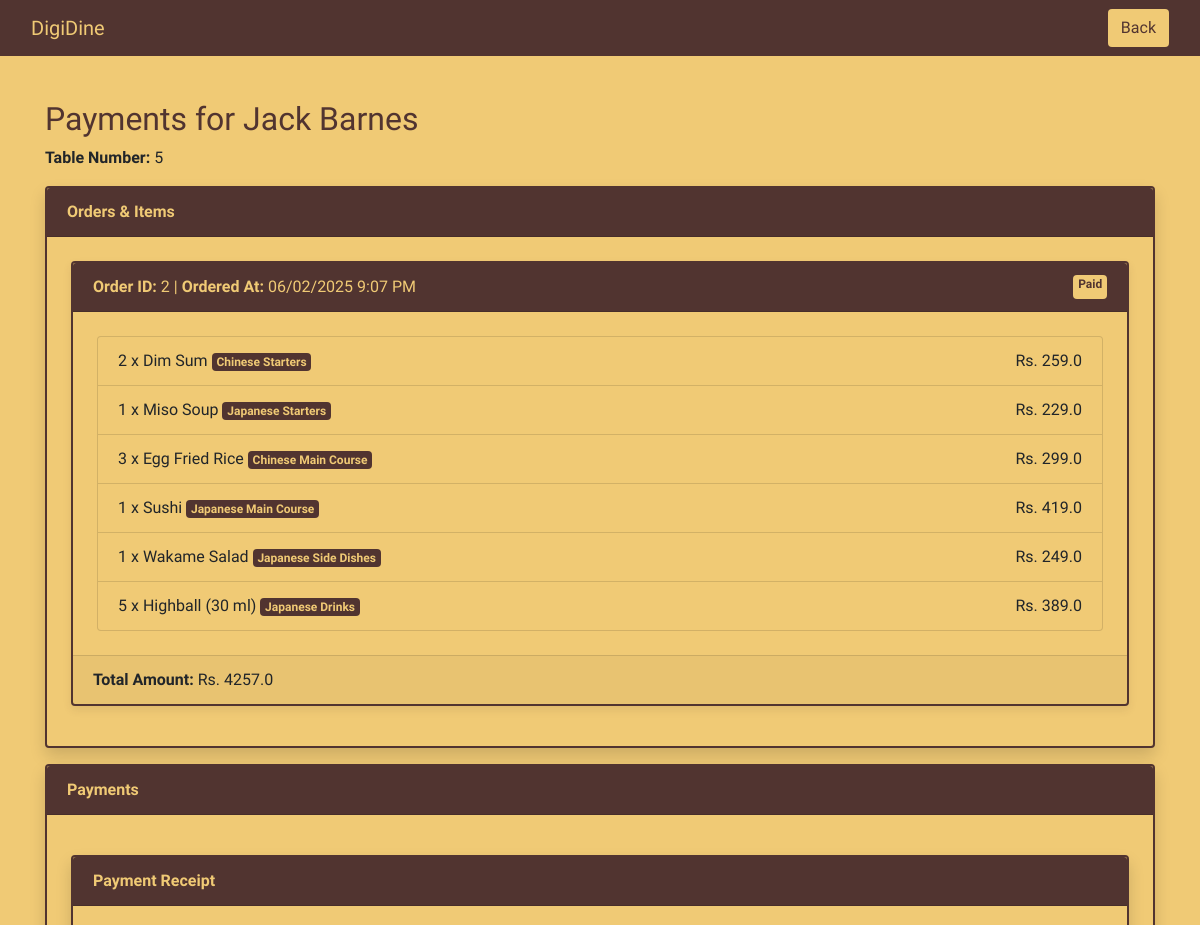
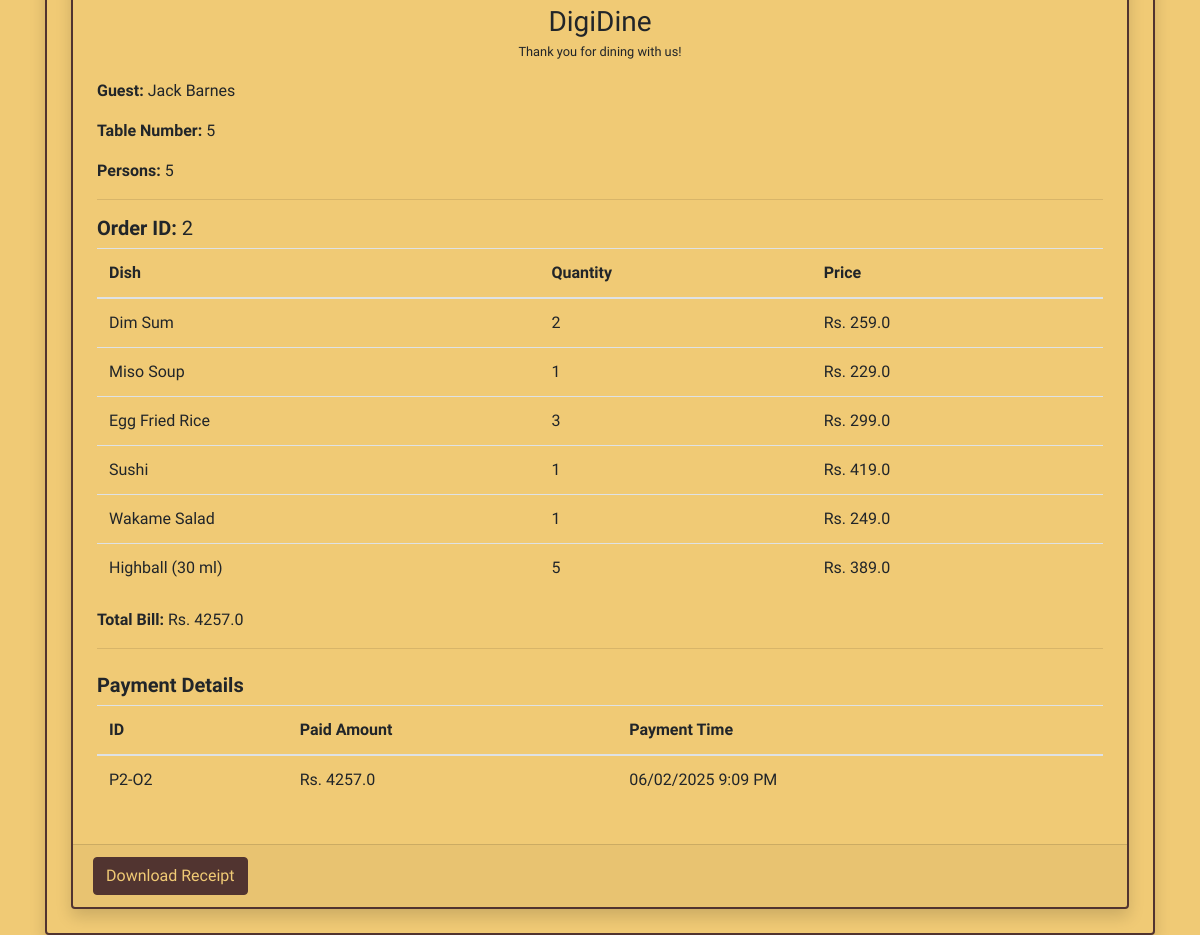
Screenshot of /payments/2/ with the database file from the repository (2 pictures, top to bottom).
### home/models.py (models this page shows, shortened)
class Customer(models.Model):
    name = models.CharField(max_length=100)
    table_number = models.IntegerField()
    persons = models.IntegerField()

class Order(models.Model):
    dishes = models.ManyToManyField(Dish, through='OrderItem')
    order_time = models.DateTimeField(auto_now_add=True)
    customer_id = models.ForeignKey(Customer, on_delete=models.CASCADE)

class OrderItem(models.Model):
    order = models.ForeignKey(Order, on_delete=models.CASCADE)
    dish = models.ForeignKey(Dish, on_delete=models.CASCADE)
    quantity = models.PositiveIntegerField()
    is_done = models.BooleanField(default=False)

class Dish(models.Model):
    name = models.CharField(max_length=100)
    image = models.ImageField(upload_to='media/')
    description = models.TextField()
    price = models.FloatField()
    cuisine = models.ForeignKey(Cuisine, on_delete=models.CASCADE)
    avaibility = models.BooleanField(default=True)
    cooking_time = models.CharField(max_length=100, default='10 min')

class Cuisine(models.Model):
    name = models.CharField(max_length=100)
    chefs = models.ForeignKey(Chef, on_delete=models.CASCADE)

class Payment(models.Model):
    order = models.ForeignKey(Order, on_delete=models.CASCADE)
    amount = models.FloatField()
    payment_time = models.DateTimeField(auto_now_add=True)

### home/views.py (the view)
# urls.py: path('payments/<int:customer_id>/', views.customer_payments, name='customer_payments'),
def customer_payments(request, customer_id):
    customer = Customer.objects.get(pk=customer_id)
    orders = Order.objects.filter(customer_id=customer).order_by('-order_time')
    payments = Payment.objects.filter(order__customer_id=customer)
    paid_order_ids = list(payments.values_list('order_id', flat=True))
    paid_orders = orders.filter(id__in=paid_order_ids)
    unpaid_orders = orders.exclude(id__in=paid_order_ids)
    order_items = OrderItem.objects.filter(order__in=orders)
    order_totals = {}
    for order in orders:
        total_price = sum(item.quantity * item.dish.price for item in order_items if item.order.id == order.id)
        order_totals[order.id] = total_price
    final_amount = sum(order_totals.values())
    upi_data = f"upi://pay?pa=8902038188@apl&am={final_amount}"
    qr = qrcode.QRCode()
    qr.add_data(upi_data)
    qr.make(fit=True)
    img = qr.make_image(fill_color="#513430", back_color="#f0ca75")
    buffer = BytesIO()
    img.save(buffer, format="PNG")
    buffer.seek(0)
    payment_qr = base64.b64encode(buffer.getvalue()).decode('utf-8')
    return render(request, 'payment.html', {
        'customer': customer,
        'customer_id': customer_id,
        'orders': orders,
        'paid_orders': paid_orders,
        'paid_order_ids': paid_order_ids,
        'unpaid_orders': unpaid_orders,
        'order_items': order_items,
        'payments': payments,
        'order_totals': order_totals,
        "final_amount": final_amount,
        "qr_code_url": payment_qr,
    })

### home/templates/payment.html (shortened to what this page needs)
{% extends "base.html" %}
{% block content %}
<nav class="navbar fixed-top" style="background-color: #513430;">
    <div class="container-fluid d-flex justify-content-between">
        <a class="navbar-brand" href="#" onclick="window.location.reload();" style="color: #f0ca75;">DigiDine</a>
        <a href="/home/{{ customer_id }}/" class="btn" style="background-color: #f0ca75; color: #513430;">Back</a>
    </div>
</nav>
<div class="container" style="margin-top: 100px;">
    <h2>Payments for {{ customer.name }}</h2>
    <p><strong>Table Number:</strong> {{ customer.table_number }}</p>
    {% if orders %}
        <div class="card shadow mt-3">
            <div class="card-header">
                <strong>Orders & Items</strong>
            </div>
            <div class="card-body">
                {% for order in orders %}
                    <div class="card mb-3">
                        <div class="card-header d-flex justify-content-between ">
                            <span><strong>Order ID:</strong> {{ order.id }} |
                            <strong>Ordered At:</strong> {{ order.order_time|date:"d/m/Y g:i A" }}
                            </span>
                            {% if order.id in paid_order_ids %}
                            <span class="badge badge-pay">Paid</span>
                            {% else %}
                            <span class="badge badge-pay">Unpaid</span>
                            {% endif %}
                        </div>
                        <div class="card-body">
                            <ul class="list-group">
                                {% for item in order_items %}
                                    {% if item.order.id == order.id %}
                                        <li class="list-group-item d-flex justify-content-between">
                                            <div>
                                            {{ item.quantity }} x {{ item.dish.name }} <span class="badge badge-done">{{ item.dish.cuisine.name }}</span>
                                        </div>
                                            <span>Rs. {{ item.dish.price }}</span>
                                        </li>
                                    {% endif %}
                                {% endfor %}
                            </ul>
                        </div>
                        <div class="card-footer">
                            <strong>Total Amount:</strong>
                            {% for order_id, total in order_totals.items %}
                                {% if order_id == order.id %}
                                    Rs. {{ total }}
                                {% endif %}
                            {% endfor %}
                        </div>
                    </div>
                {% endfor %}
            </div>
        </div>
<div class="card shadow mt-3">
    <div class="card-header">
        <strong>Payments</strong>
    </div>
    <div class="card-body">
        {% if payments %}
        <div class="card shadow mt-3">
            <div class="card-header">
                <strong>Payment Receipt</strong>
            </div>
            <div class="card-body" id="receipt">
                <div class="text-center mb-3">
                    <h3 class="mb-0">DigiDine</h3>
                    <small>Thank you for dining with us!</small>
                </div>
                <p><strong>Guest:</strong> {{ customer.name }}</p>
                <p><strong>Table Number:</strong> {{ customer.table_number }}</p>
                <p><strong>Persons:</strong> {{ customer.persons }}</p>
                <hr>
                {% for order in orders %}
                {% if order.id in paid_order_ids %}
                    <h5><strong>Order ID:</strong> {{ order.id }}</h5>
                    <table class="table">
                        <thead>
                            <tr>
                                <th>Dish</th>
                                <th>Quantity</th>
                                <th>Price</th>
                            </tr>
                        </thead>
                        <tbody>
                            {% for item in order_items %}
                                {% if item.order.id == order.id %}
                                    <tr>
                                        <td>{{ item.dish.name }}</td>
                                        <td>{{ item.quantity }}</td>
                                        <td>Rs. {{ item.dish.price }}</td>
                                    </tr>
                                {% endif %}
                            {% endfor %}
                        </tbody>
                    </table>
                    <p class="text-end"><strong>Total Bill:</strong> Rs.
                        {% for order_id, total in order_totals.items %}
                            {% if order_id == order.id %}
                                {{ total }}
                            {% endif %}
                        {% endfor %}
                    </p>
                    <hr>
                {% endif %}
                {% endfor %}
                <h5 class="mt-4"><strong>Payment Details</strong></h5>
                <table class="table">
                    <thead>
                        <tr>
                            <th>ID</th>
                            <th>Paid Amount</th>
                            <th>Payment Time</th>
                        </tr>
                    </thead>
                    <tbody>
                        {% for payment in payments %}
                        <tr>
                            <td>P{{ payment.id }}-O{{ payment.order.id }}</td>
                            <td>Rs. {{ payment.amount }}</td>
                            <td>{{ payment.payment_time|date:"d/m/Y g:i A" }}</td>
                        </tr>
                        {% endfor %}
                    </tbody>
                </table>
            </div>
            <div class="card-footer text-end">
                <button class="btn btn-primary" onclick="downloadReceipt()">Download Receipt</button>
            </div>
        </div>
        {% endif %}
    </div>
</div>
{% endif %}
</div>
{% endblock %}

### home/templates/base.html (style rules this page uses)
body { font-family: 'Yatra One', serif; background-color: #f0ca75; }
h1, h2 { color: #513430; }
.card-header { background-color: #513430; color: #f0ca75; }
.card { border: 2px solid #513430; background-color: #f0ca75; box-shadow: 0px 4px 8px rgba(81, 52, 48, 0.1); transition: all 0.3s ease-in-out; }
.card-body { padding: 1.5rem; }
.list-group-item { background-color: #f0ca75; }
.btn-primary { background-color: #513430; border-color: #513430; color: #f0ca75; }
.badge-done { color: #f0ca75; background-color: #513430; }
.badge-pay { background-color: #f0ca75; color: #513430; }

### rows the page displays
Customer: name "Jack Barnes", table_number "5", persons "5"
Order: id "2", order_time "06/02/2025 9:07 PM", shows "Paid", order_totals "4257.0", order_totals "4257.0"
OrderItem: quantity "2", dish.name "Dim Sum", dish.cuisine.name "Chinese Starters", dish.price "259.0"
OrderItem: quantity "1", dish.name "Miso Soup", dish.cuisine.name "Japanese Starters", dish.price "229.0"
OrderItem: quantity "3", dish.name "Egg Fried Rice", dish.cuisine.name "Chinese Main Course", dish.price "299.0"
OrderItem: quantity "1", dish.name "Sushi", dish.cuisine.name "Japanese Main Course", dish.price "419.0"
OrderItem: quantity "1", dish.name "Wakame Salad", dish.cuisine.name "Japanese Side Dishes", dish.price "249.0"
OrderItem: quantity "5", dish.name "Highball (30 ml)", dish.cuisine.name "Japanese Drinks", dish.price "389.0"
Payment: id "2", order.id "2", amount "4257.0", payment_time "06/02/2025 9:09 PM"
